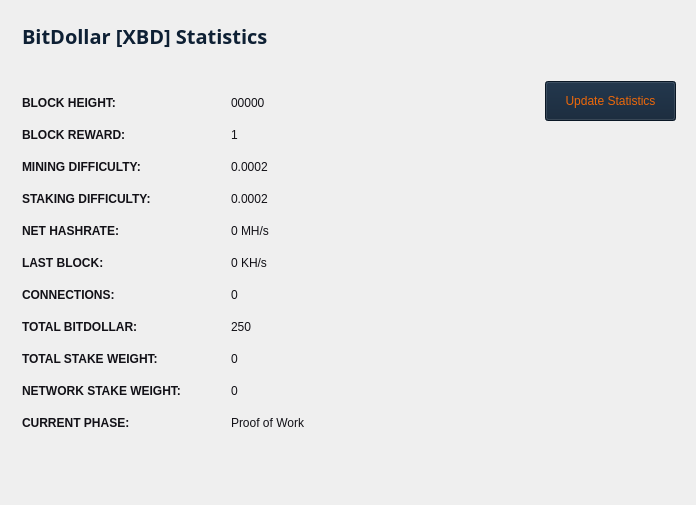
<?xml version="1.0" encoding="UTF-8"?>
<ui version="4.0">
 <class>StatisticsPage</class>
 <widget class="QWidget" name="StatisticsPage">
  <property name="windowModality">
   <enum>Qt::NonModal</enum>
  </property>
  <property name="geometry">
   <rect>
    <x>0</x>
    <y>0</y>
    <width>696</width>
    <height>505</height>
   </rect>
  </property>
  <property name="windowTitle">
   <string>Digging</string>
  </property>
  <property name="styleSheet">
   <string notr="true">color:#ffffff;
font-family:'Open Sans,sans-serif';</string>
  </property>
  <layout class="QGridLayout" name="gridLayout">
   <property name="sizeConstraint">
    <enum>QLayout::SetMaximumSize</enum>
   </property>
   <item row="0" column="1">
    <widget class="QFrame" name="frame">
     <property name="minimumSize">
      <size>
       <width>140</width>
       <height>0</height>
      </size>
     </property>
     <property name="frameShape">
      <enum>QFrame::NoFrame</enum>
     </property>
     <property name="frameShadow">
      <enum>QFrame::Raised</enum>
     </property>
     <widget class="QPushButton" name="startButton">
      <property name="geometry">
       <rect>
        <x>0</x>
        <y>70</y>
        <width>131</width>
        <height>40</height>
       </rect>
      </property>
      <property name="sizePolicy">
       <sizepolicy hsizetype="Fixed" vsizetype="Fixed">
        <horstretch>0</horstretch>
        <verstretch>0</verstretch>
       </sizepolicy>
      </property>
      <property name="minimumSize">
       <size>
        <width>120</width>
        <height>40</height>
       </size>
      </property>
      <property name="autoFillBackground">
       <bool>true</bool>
      </property>
      <property name="styleSheet">
       <string notr="true">color:#ed680a;background-color: #0e2034;</string>
      </property>
      <property name="text">
       <string>Update Statistics</string>
      </property>
     </widget>
    </widget>
   </item>
   <item row="0" column="0">
    <widget class="QFrame" name="gridFrame_2">
     <layout class="QGridLayout" name="gridLayout_4">
      <item row="3" column="0">
       <layout class="QFormLayout" name="formLayout_2">
        <property name="fieldGrowthPolicy">
         <enum>QFormLayout::FieldsStayAtSizeHint</enum>
        </property>
        <property name="horizontalSpacing">
         <number>50</number>
        </property>
        <property name="verticalSpacing">
         <number>18</number>
        </property>
        <property name="rightMargin">
         <number>0</number>
        </property>
        <item row="1" column="0">
         <widget class="QLabel" name="label_14">
          <property name="text">
           <string>&lt;html&gt;&lt;head/&gt;&lt;body&gt;&lt;p&gt;&lt;span style=&quot; font-weight:600; color:#121117;&quot;&gt;BLOCK HEIGHT:&lt;/span&gt;&lt;/p&gt;&lt;/body&gt;&lt;/html&gt;</string>
          </property>
         </widget>
        </item>
        <item row="1" column="1">
         <widget class="QLabel" name="heightBox">
          <property name="styleSheet">
           <string notr="true">color:#121117;</string>
          </property>
          <property name="text">
           <string>00000</string>
          </property>
         </widget>
        </item>
        <item row="2" column="0">
         <widget class="QLabel" name="label_12">
          <property name="text">
           <string>&lt;html&gt;&lt;head/&gt;&lt;body&gt;&lt;p&gt;&lt;span style=&quot; font-weight:600; color:#121117;&quot;&gt;BLOCK REWARD:&lt;/span&gt;&lt;/p&gt;&lt;/body&gt;&lt;/html&gt;</string>
          </property>
         </widget>
        </item>
        <item row="2" column="1">
         <widget class="QLabel" name="rewardBox">
          <property name="styleSheet">
           <string notr="true">color:#121117;</string>
          </property>
          <property name="text">
           <string>1</string>
          </property>
         </widget>
        </item>
        <item row="3" column="0">
         <widget class="QLabel" name="label_13">
          <property name="text">
           <string>&lt;html&gt;&lt;head/&gt;&lt;body&gt;&lt;p&gt;&lt;span style=&quot; font-weight:600; color:#121117;&quot;&gt;MINING DIFFICULTY:&lt;/span&gt;&lt;/p&gt;&lt;/body&gt;&lt;/html&gt;</string>
          </property>
         </widget>
        </item>
        <item row="3" column="1">
         <widget class="QLabel" name="diffBox">
          <property name="styleSheet">
           <string notr="true">color:#121117;</string>
          </property>
          <property name="text">
           <string>0.0002</string>
          </property>
         </widget>
        </item>
        <item row="4" column="0">
         <widget class="QLabel" name="label_9">
          <property name="text">
           <string>&lt;html&gt;&lt;head/&gt;&lt;body&gt;&lt;p&gt;&lt;span style=&quot; font-weight:600; color:#121117;&quot;&gt;STAKING DIFFICULTY:&lt;/span&gt;&lt;/p&gt;&lt;/body&gt;&lt;/html&gt;</string>
          </property>
         </widget>
        </item>
        <item row="4" column="1">
         <widget class="QLabel" name="diffBox2">
          <property name="styleSheet">
           <string notr="true">color:#121117;</string>
          </property>
          <property name="text">
           <string>0.0002</string>
          </property>
         </widget>
        </item>
        <item row="5" column="0">
         <widget class="QLabel" name="label_16">
          <property name="text">
           <string>&lt;html&gt;&lt;head/&gt;&lt;body&gt;&lt;p&gt;&lt;span style=&quot; font-weight:600; color:#121117;&quot;&gt;NET HASHRATE:&lt;/span&gt;&lt;/p&gt;&lt;/body&gt;&lt;/html&gt;</string>
          </property>
         </widget>
        </item>
        <item row="5" column="1">
         <widget class="QLabel" name="pawrateBox">
          <property name="styleSheet">
           <string notr="true">color:#121117;</string>
          </property>
          <property name="text">
           <string>0 MH/s</string>
          </property>
         </widget>
        </item>
        <item row="6" column="0">
         <widget class="QLabel" name="label3_2">
          <property name="sizePolicy">
           <sizepolicy hsizetype="Preferred" vsizetype="Maximum">
            <horstretch>0</horstretch>
            <verstretch>0</verstretch>
           </sizepolicy>
          </property>
          <property name="text">
           <string>&lt;html&gt;&lt;head/&gt;&lt;body&gt;&lt;p&gt;&lt;span style=&quot; font-weight:600; color:#121117;&quot;&gt;LAST BLOCK:&lt;/span&gt;&lt;/p&gt;&lt;/body&gt;&lt;/html&gt;</string>
          </property>
         </widget>
        </item>
        <item row="7" column="0">
         <widget class="QLabel" name="label1_2">
          <property name="text">
           <string>&lt;html&gt;&lt;head/&gt;&lt;body&gt;&lt;p&gt;&lt;span style=&quot; font-weight:600; color:#121117;&quot;&gt;CONNECTIONS:&lt;/span&gt;&lt;/p&gt;&lt;/body&gt;&lt;/html&gt;</string>
          </property>
         </widget>
        </item>
        <item row="7" column="1">
         <widget class="QLabel" name="connectionBox">
          <property name="styleSheet">
           <string notr="true">color:#121117;</string>
          </property>
          <property name="text">
           <string>0</string>
          </property>
         </widget>
        </item>
        <item row="8" column="0">
         <widget class="QLabel" name="label_8">
          <property name="text">
           <string>&lt;html&gt;&lt;head/&gt;&lt;body&gt;&lt;p&gt;&lt;span style=&quot; font-weight:600; color:#121117;&quot;&gt;TOTAL BITDOLLAR:&lt;/span&gt;&lt;/p&gt;&lt;/body&gt;&lt;/html&gt;</string>
          </property>
         </widget>
        </item>
        <item row="8" column="1">
         <widget class="QLabel" name="volumeBox">
          <property name="styleSheet">
           <string notr="true">color:#121117;</string>
          </property>
          <property name="text">
           <string>250</string>
          </property>
         </widget>
        </item>
        <item row="9" column="0">
         <widget class="QLabel" name="label_10">
          <property name="text">
           <string>&lt;html&gt;&lt;head/&gt;&lt;body&gt;&lt;p&gt;&lt;span style=&quot; font-weight:600; color:#121117;&quot;&gt;TOTAL STAKE WEIGHT:&lt;/span&gt;&lt;/p&gt;&lt;/body&gt;&lt;/html&gt;</string>
          </property>
         </widget>
        </item>
        <item row="9" column="1">
         <widget class="QLabel" name="minBox">
          <property name="styleSheet">
           <string notr="true">color:#121117;</string>
          </property>
          <property name="text">
           <string>0</string>
          </property>
         </widget>
        </item>
        <item row="10" column="0">
         <widget class="QLabel" name="label_11">
          <property name="text">
           <string>&lt;html&gt;&lt;head/&gt;&lt;body&gt;&lt;p&gt;&lt;span style=&quot; font-weight:600; color:#121117;&quot;&gt;NETWORK STAKE WEIGHT:&lt;/span&gt;&lt;/p&gt;&lt;/body&gt;&lt;/html&gt;</string>
          </property>
         </widget>
        </item>
        <item row="10" column="1">
         <widget class="QLabel" name="maxBox">
          <property name="styleSheet">
           <string notr="true">color:#121117;</string>
          </property>
          <property name="text">
           <string>0</string>
          </property>
         </widget>
        </item>
        <item row="11" column="0">
         <widget class="QLabel" name="label_15">
          <property name="text">
           <string>&lt;html&gt;&lt;head/&gt;&lt;body&gt;&lt;p&gt;&lt;span style=&quot; font-weight:600; color:#121117;&quot;&gt;CURRENT PHASE:&lt;/span&gt;&lt;/p&gt;&lt;/body&gt;&lt;/html&gt;</string>
          </property>
         </widget>
        </item>
        <item row="11" column="1">
         <widget class="QLabel" name="cBox">
          <property name="styleSheet">
           <string notr="true">color:#121117;</string>
          </property>
          <property name="text">
           <string>Proof of Work</string>
          </property>
         </widget>
        </item>
        <item row="6" column="1">
         <widget class="QLabel" name="localBox">
          <property name="styleSheet">
           <string notr="true">color:#121117;</string>
          </property>
          <property name="text">
           <string>0 KH/s</string>
          </property>
         </widget>
        </item>
       </layout>
      </item>
      <item row="1" column="0">
       <layout class="QHBoxLayout" name="horizontalLayout_4">
        <property name="spacing">
         <number>7</number>
        </property>
        <item>
         <widget class="QLabel" name="label_5">
          <property name="font">
           <font>
            <family>Open Sans,sans-serif</family>
           </font>
          </property>
          <property name="text">
           <string>&lt;html&gt;&lt;head/&gt;&lt;body&gt;&lt;p&gt;&lt;span style=&quot; font-size:20px; font-weight:600; color:#0e2034&quot;&gt;BitDollar [XBD] Statistics&lt;/span&gt;&lt;/p&gt;&lt;/body&gt;&lt;/html&gt;</string>
          </property>
         </widget>
        </item>
        <item>
         <spacer name="horizontalSpacer_2">
          <property name="orientation">
           <enum>Qt::Horizontal</enum>
          </property>
          <property name="sizeHint" stdset="0">
           <size>
            <width>40</width>
            <height>20</height>
           </size>
          </property>
         </spacer>
        </item>
       </layout>
      </item>
      <item row="2" column="0">
       <spacer name="verticalSpacer_2">
        <property name="orientation">
         <enum>Qt::Vertical</enum>
        </property>
        <property name="sizeHint" stdset="0">
         <size>
          <width>20</width>
          <height>40</height>
         </size>
        </property>
       </spacer>
      </item>
     </layout>
    </widget>
   </item>
   <item row="1" column="0">
    <spacer name="verticalSpacer">
     <property name="orientation">
      <enum>Qt::Vertical</enum>
     </property>
     <property name="sizeHint" stdset="0">
      <size>
       <width>20</width>
       <height>40</height>
      </size>
     </property>
    </spacer>
   </item>
  </layout>
 </widget>
 <layoutdefault spacing="6" margin="11"/>
 <resources/>
 <connections/>
</ui>
